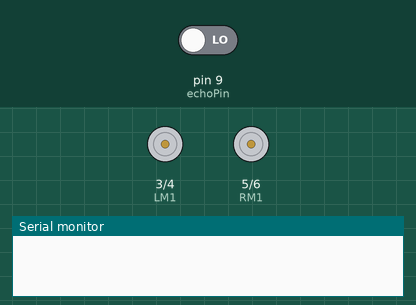
This sketch was run on a simulated Arduino Uno, built with avr-gcc and run on an emulated ATmega328P. On the bench: motor-driver pin pairs drawn as motors (green arrow = first pin HIGH = forward, orange = second pin HIGH = backward, longer = more drive), the last lines printed to the serial monitor. The inputs (shaded band) are chosen by the test bench; at power-on: pin 9 (echoPin) LOW. Random numbers use the default seed unless the sketch sets one.

Above: at 1.5 s.
At 2.5 s:
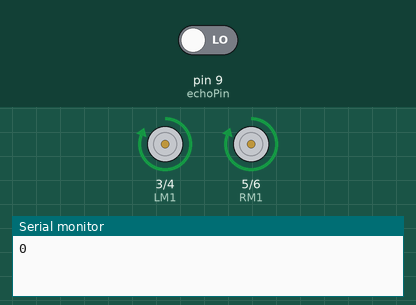
At 3.6 s:
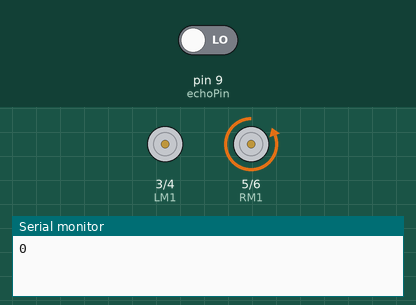
Timing chart, 0 to 6.8 s (numbered marks = the images above):
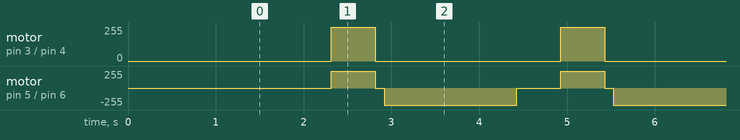

The sketch:

obstacle_robot.ino
```cpp
int trigPin = 10;
int echoPin = 9;

int LM1 = 3;
int LM2 = 4;
int RM1 = 5;
int RM2 = 6;

long duration, distance;

void setup()
{
  delay(random(500, 2000));
  Serial.begin(9600);
  pinMode(LM1, OUTPUT);
  pinMode(LM2, OUTPUT);
  pinMode(RM1, OUTPUT);
  pinMode(RM2, OUTPUT);

  pinMode(trigPin, OUTPUT);
  pinMode(echoPin, INPUT);
}

void loop() {

  digitalWrite(trigPin, LOW);
  delayMicroseconds(2);
  digitalWrite(trigPin, HIGH);
  delayMicroseconds(10);
  duration = pulseIn(echoPin, HIGH);
  distance = duration / 58.2;
  delay(10);
  Serial.println(distance);

  if (distance > 31)
  {
    digitalWrite(RM2, HIGH);   // move forward
    digitalWrite(RM1, LOW);
    digitalWrite(LM2, HIGH);
    digitalWrite(LM1, LOW);
  }

  if (distance < 30)
  {
    digitalWrite(RM2, LOW);    //Stop
    digitalWrite(RM1, LOW);
    digitalWrite(LM2, LOW);
    digitalWrite(LM1, LOW);
    delay(500);
    digitalWrite(RM2, LOW);    //movebackword
    digitalWrite(RM1, HIGH);
    digitalWrite(LM2, LOW);
    digitalWrite(LM1, HIGH);
    delay(500);
    digitalWrite(RM2, LOW);    //Stop
    digitalWrite(RM1, LOW);
    digitalWrite(LM2, LOW);
    digitalWrite(LM1, LOW);
    delay(100);
    digitalWrite(RM2, HIGH);   //turn left
    digitalWrite(RM1, LOW);
    digitalWrite(LM1, LOW);
    digitalWrite(LM2, LOW);
    delay(500);
  }
}
```

Measured:
- by itself, motor on pin 3 (LM1) / pin 4 (LM2): alternates forward 255/255 for 0.50 s and stopped for 2.1 s
- by itself, motor on pin 5 (RM1) / pin 6 (RM2): repeats every 2.6 s: stopped 0.10 s, backward 255/255 1.5 s, stopped 0.50 s, forward 255/255 0.50 s
